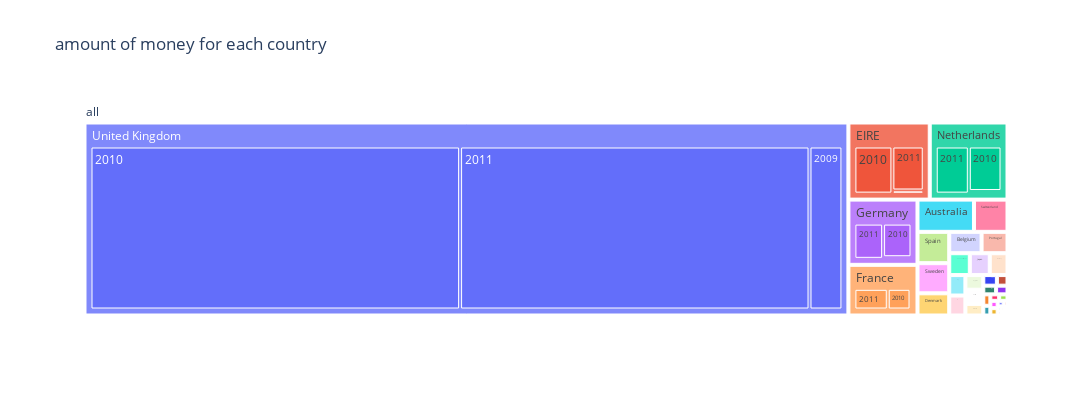

Here is the notebook cell this chart was saved with:
### Code cell
fig = px.treemap(
    country_data,
    path=[px.Constant("all"), "country", "year"],
    values='total_cash',
    #root_color="lightgrey",
    title="amount of money for each country",
    # margin=dict(t=50, l=25, r=25, b=25),
    width=1100, 
    height=400
)

fig.show()

### Figure 1 — Plotly figure (JSON) as saved in the notebook; plotly's stock layout.template omitted (floating-point values rounded to 4 significant figures; data arrays with more than 128 entries replaced by an {"elided": "..."} marker saying what was removed)
{"data": [{"branchvalues": "total", "domain": {"x": [0, 1], "y": [0, 1]}, "hovertemplate": "labels=%{label}<br>total_cash=%{value}<br>parent=%{parent}<br>id=%{id}<extra></extra>", "ids": {"elided": "137 str values"}, "labels": {"elided": "137 str values"}, "name": "", "parents": {"elided": "137 str values"}, "type": "treemap", "values": {"elided": "137 float values"}}], "layout": {"height": 400, "legend": {"tracegroupgap": 0}, "title": {"text": "amount of money for each country"}, "width": 1100}}
